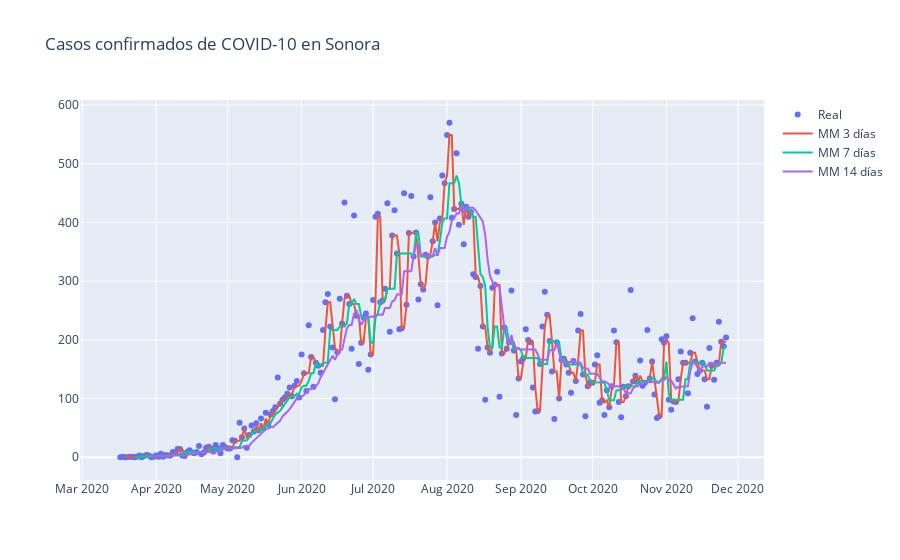

Notebook source saved alongside this figure:
### Markdown cell above
### Medianas moviles exponenciales

### Code cell
confirmados["mm 3"] = confirmados.CASOS.rolling(window=3).median()
confirmados["mm 7"] = confirmados.CASOS.rolling(window=7).median()
confirmados["mm 14"] = confirmados.CASOS.rolling(window=14).median()

fig = go.Figure(
).add_scatter(
    x=confirmados.index,
    y=confirmados["CASOS"],
    mode='markers',
    name="Real"
).add_scatter(
    x=confirmados.index,
    y=confirmados["mm 3"],
    hovertemplate="%{y:.1f}",
    name="MM 3 días"
).add_scatter(
    x=confirmados.index,    
    y=confirmados["mm 7"],
    hovertemplate="%{y:.1f}",
    name="MM 7 días"
).add_scatter(
    x=confirmados.index,
    y=confirmados["mm 14"],
    hovertemplate="%{y:.1f}",
    name="MM 14 días"
).update_layout(
    title='Casos confirmados de COVID-10 en Sonora',
    hovermode="x"
).show()

### Figure 1 — Plotly figure (JSON) as saved in the notebook; plotly's stock layout.template omitted (floating-point values rounded to 4 significant figures; data arrays with more than 128 entries replaced by an {"elided": "..."} marker saying what was removed)
{"data": [{"mode": "markers", "name": "Real", "type": "scatter", "x": {"elided": "256 str values"}, "y": {"elided": "256 int values"}}, {"hovertemplate": "%{y:.1f}", "name": "MM 3 días", "type": "scatter", "x": {"elided": "256 str values"}, "y": {"elided": "256 int values"}}, {"hovertemplate": "%{y:.1f}", "name": "MM 7 días", "type": "scatter", "x": {"elided": "256 str values"}, "y": {"elided": "256 int values"}}, {"hovertemplate": "%{y:.1f}", "name": "MM 14 días", "type": "scatter", "x": {"elided": "256 str values"}, "y": {"elided": "256 float values"}}], "layout": {"hovermode": "x", "title": {"text": "Casos confirmados de COVID-10 en Sonora"}}}
